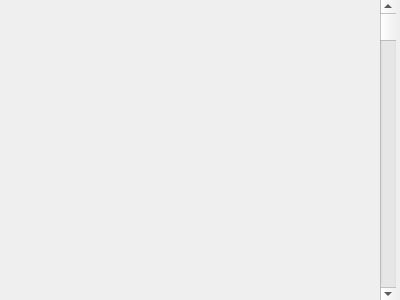
<?xml version="1.0" encoding="UTF-8"?>
<ui version="4.0">
 <class>Form</class>
 <widget class="QWidget" name="Form">
  <property name="geometry">
   <rect>
    <x>0</x>
    <y>0</y>
    <width>400</width>
    <height>300</height>
   </rect>
  </property>
  <property name="windowTitle">
   <string>Form</string>
  </property>
  <widget class="QScrollBar" name="verticalScrollBar">
   <property name="geometry">
    <rect>
     <x>380</x>
     <y>0</y>
     <width>16</width>
     <height>301</height>
    </rect>
   </property>
   <property name="orientation">
    <enum>Qt::Vertical</enum>
   </property>
  </widget>
 </widget>
 <resources/>
 <connections/>
</ui>
